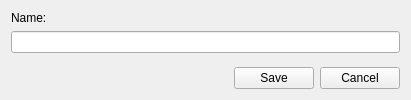
<?xml version="1.0" encoding="UTF-8"?>
<ui version="4.0">
 <class>PaymentMethodEditor</class>
 <widget class="QWidget" name="PaymentMethodEditor">
  <property name="windowModality">
   <enum>Qt::ApplicationModal</enum>
  </property>
  <property name="geometry">
   <rect>
    <x>0</x>
    <y>0</y>
    <width>411</width>
    <height>100</height>
   </rect>
  </property>
  <property name="sizePolicy">
   <sizepolicy hsizetype="Maximum" vsizetype="Maximum">
    <horstretch>0</horstretch>
    <verstretch>0</verstretch>
   </sizepolicy>
  </property>
  <property name="windowTitle">
   <string>Payment Method Editor</string>
  </property>
  <layout class="QVBoxLayout" name="verticalLayout">
   <item>
    <widget class="QLabel" name="name_label">
     <property name="text">
      <string>Name:</string>
     </property>
    </widget>
   </item>
   <item>
    <widget class="QLineEdit" name="name"/>
   </item>
   <item>
    <spacer name="vspacer">
     <property name="orientation">
      <enum>Qt::Vertical</enum>
     </property>
     <property name="sizeHint" stdset="0">
      <size>
       <width>20</width>
       <height>40</height>
      </size>
     </property>
    </spacer>
   </item>
   <item>
    <layout class="QHBoxLayout" name="horizontalLayout">
     <item>
      <spacer name="hspacer">
       <property name="orientation">
        <enum>Qt::Horizontal</enum>
       </property>
       <property name="sizeHint" stdset="0">
        <size>
         <width>40</width>
         <height>20</height>
        </size>
       </property>
      </spacer>
     </item>
     <item>
      <widget class="QPushButton" name="save">
       <property name="text">
        <string>Save</string>
       </property>
       <property name="icon">
        <iconset resource="../../picsou.qrc">
         <normaloff>:/resources/material-design/svg/check.svg</normaloff>:/resources/material-design/svg/check.svg</iconset>
       </property>
      </widget>
     </item>
     <item>
      <widget class="QPushButton" name="cancel">
       <property name="text">
        <string>Cancel</string>
       </property>
       <property name="icon">
        <iconset resource="../../picsou.qrc">
         <normaloff>:/resources/material-design/svg/cancel.svg</normaloff>:/resources/material-design/svg/cancel.svg</iconset>
       </property>
      </widget>
     </item>
    </layout>
   </item>
  </layout>
 </widget>
 <tabstops>
  <tabstop>name</tabstop>
  <tabstop>save</tabstop>
  <tabstop>cancel</tabstop>
 </tabstops>
 <resources>
  <include location="../../picsou.qrc"/>
 </resources>
 <connections/>
</ui>
